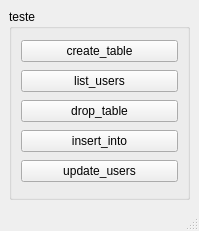
<?xml version="1.0" encoding="UTF-8"?>
<ui version="4.0">
 <class>MainWindow</class>
 <widget class="QMainWindow" name="MainWindow">
  <property name="geometry">
   <rect>
    <x>0</x>
    <y>0</y>
    <width>199</width>
    <height>231</height>
   </rect>
  </property>
  <property name="windowTitle">
   <string>MainWindow</string>
  </property>
  <widget class="QWidget" name="centralwidget">
   <layout class="QHBoxLayout" name="horizontalLayout">
    <item>
     <widget class="QGroupBox" name="groupBox">
      <property name="title">
       <string>teste</string>
      </property>
      <layout class="QVBoxLayout" name="verticalLayout">
       <item>
        <widget class="QPushButton" name="btn_create_table">
         <property name="text">
          <string>create_table</string>
         </property>
        </widget>
       </item>
       <item>
        <widget class="QPushButton" name="btn_list_users">
         <property name="text">
          <string>list_users</string>
         </property>
        </widget>
       </item>
       <item>
        <widget class="QPushButton" name="btn_drop">
         <property name="text">
          <string>drop_table</string>
         </property>
        </widget>
       </item>
       <item>
        <widget class="QPushButton" name="btn_insert">
         <property name="text">
          <string>insert_into</string>
         </property>
        </widget>
       </item>
       <item>
        <widget class="QPushButton" name="btn_update">
         <property name="text">
          <string>update_users</string>
         </property>
        </widget>
       </item>
      </layout>
     </widget>
    </item>
   </layout>
  </widget>
  <widget class="QMenuBar" name="menubar">
   <property name="geometry">
    <rect>
     <x>0</x>
     <y>0</y>
     <width>199</width>
     <height>21</height>
    </rect>
   </property>
  </widget>
  <widget class="QStatusBar" name="statusbar"/>
 </widget>
 <resources/>
 <connections/>
</ui>
